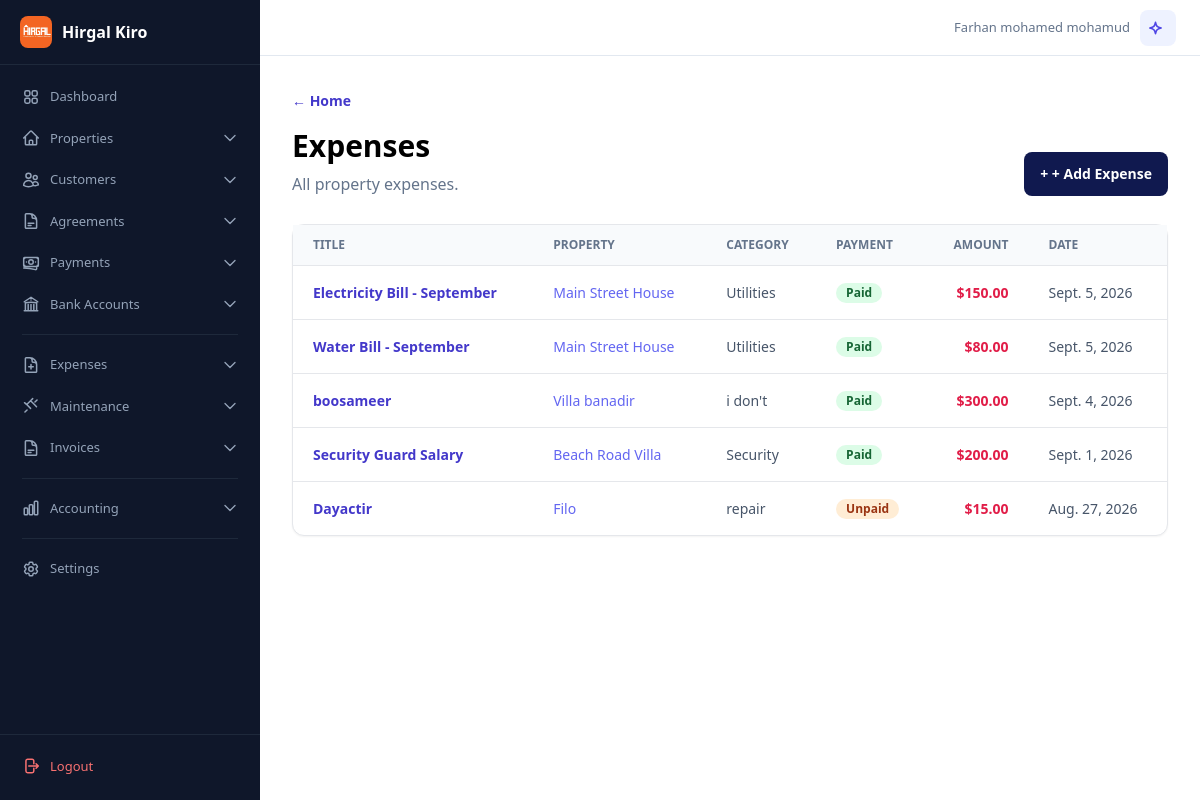
/kharashka/ (signed in), run on the app's committed database.
### accounts/models.py (models this page shows, shortened)
class User(AbstractBaseUser, PermissionsMixin):
    username = models.CharField(max_length=50, unique=True)
    phone_number = models.CharField(max_length=20, unique=True)
    full_name = models.CharField("Magaca oo buuxa", max_length=150)
    managed_account = models.ForeignKey(
        "self",
        on_delete=models.SET_NULL,
        null=True,
        blank=True,
        related_name="managed_users",
        verbose_name="Sii gelitaanka akoonka (Managed Account)",
        help_text="Dooro akoonka uu isticmaalahani maamulayo xogtiisa (Tusaale: Farxaan)."
    )
    is_active = models.BooleanField(default=True)
    is_approved = models.BooleanField("La ansixiyay", default=False)
    is_staff = models.BooleanField(default=False)
    can_use_chatbot = models.BooleanField("AI Chatbot", default=False, help_text="Ikhtiyaari: Ogolow isticmaalahan inuu isticmaalo AI Chatbot")
    date_joined = models.DateTimeField(auto_now_add=True)
    objects = UserManager()
    USERNAME_FIELD = "username"
    REQUIRED_FIELDS = ["phone_number", "full_name"]
    def get_data_owner(self):
        return self.managed_account if self.managed_account_id else self

### finance/models.py (models this page shows, shortened)
class GeneralExpense(models.Model):
    PAYMENT_STATUSES = [("unpaid", "Aan la bixin"), ("paid", "La bixiyay")]
    property = models.ForeignKey(Property, on_delete=models.CASCADE, related_name="general_expenses")
    title = models.CharField(max_length=150)
    category = models.CharField(max_length=50)
    amount = models.DecimalField(max_digits=10, decimal_places=2)
    expense_account = models.ForeignKey("accounting.Account", on_delete=models.SET_NULL, null=True, blank=True, related_name="general_expenses", limit_choices_to={"category": "expense"})
    bank_account = models.ForeignKey(BankAccount, on_delete=models.SET_NULL, null=True, blank=True, related_name="general_expenses")
    payment_status = models.CharField(max_length=10, choices=PAYMENT_STATUSES, default="unpaid")
    journal_entry = models.OneToOneField("accounting.JournalEntry", on_delete=models.SET_NULL, null=True, blank=True, related_name="general_expense_source")
    expense_date = models.DateField()
    notes = models.TextField(blank=True)

### properties/models.py (models this page shows, shortened)
class Property(models.Model):
    PROPERTY_TYPES = [("home", "Guri"), ("apartment", "Apartment"), ("commercial", "Ganacsi"), ("mixed", "Isku-dhafan")]
    RESIDENTIAL_STRUCTURES = [("villa", "Filo"), ("multi_floor", "Guri dabaq")]
    owner = models.ForeignKey(settings.AUTH_USER_MODEL, on_delete=models.CASCADE, related_name="properties")
    name = models.CharField("Magaca hantida", max_length=150)
    property_type = models.CharField(max_length=20, choices=PROPERTY_TYPES, default="home")
    residential_structure = models.CharField(max_length=20, choices=RESIDENTIAL_STRUCTURES, default="villa")
    location = models.CharField(max_length=200)
    total_rentable_spaces = models.PositiveIntegerField(default=1)
    electricity_account_no = models.CharField("Electricity account no.", max_length=50, blank=True)
    water_account_no = models.CharField("Water account no.", max_length=50, blank=True)
    cover_image = models.ImageField(upload_to="property_covers/", null=True, blank=True)
    description = models.TextField(blank=True)
    created_at = models.DateTimeField(auto_now_add=True)
    updated_at = models.DateTimeField(auto_now=True)

### web/views.py (the view)
# urls.py: path("kharashka/", GeneralExpenseListView.as_view(), name="web-expense-list"),
class GeneralExpenseListView(HomeView):
    template_name = "web/expense_list.html"
    def get_context_data(self, **kwargs):
        context = super().get_context_data(**kwargs)
        context["expenses"] = GeneralExpense.objects.filter(
            property__owner=self.request.user.get_data_owner()
        ).select_related("property", "expense_account").order_by("-expense_date")
        return context

### web/context_processors.py (called while the page is built)
def language_context(request):
    lang = request.GET.get("lang") or request.session.get("language", "en")
    if lang not in ("en", "so"):
        lang = "en"
    request.session["language"] = lang
    return {"current_language": lang}

### templates/web/expense_list.html (shortened to what this page needs)
{% extends "base.html" %}
{% block content %}
<section class="mb-7 flex items-end justify-between">
  <div>
    <a class="text-sm font-semibold text-indigo-700" href="{% url 'home' %}">← Home</a>
    <h1 class="mt-4 text-3xl font-bold">Expenses</h1>
    <p class="mt-2 text-slate-500">All property expenses.</p>
  </div>
  <a class="rounded-lg bg-ink px-4 py-3 text-sm font-bold text-white" href="{% url 'web-expense-create' %}">+ + Add Expense</a>
</section>
{% if expenses %}
<section class="rounded-xl border bg-white shadow-sm">
  <div class="overflow-x-auto">
    <table class="w-full text-left text-sm">
      <thead class="border-b bg-slate-50 text-xs font-semibold uppercase text-slate-500">
        <tr>
          <th class="px-5 py-3">Title</th>
          <th class="px-5 py-3">Property</th>
          <th class="px-5 py-3">Category</th>
          <th class="px-5 py-3">Payment</th>
          <th class="px-5 py-3 text-right">Amount</th>
          <th class="px-5 py-3">Date</th>
        </tr>
      </thead>
      <tbody class="divide-y">
        {% for expense in expenses %}
        <tr class="hover:bg-slate-50">
          <td class="px-5 py-4 font-semibold text-ink">
            <a href="{% url 'web-expense-detail' expense.pk %}" class="text-indigo-700 hover:underline">{{ expense.title }}</a>
          </td>
          <td class="px-5 py-4">
            <a href="{% url 'web-property-detail' expense.property.pk %}" class="text-indigo-500 hover:underline">{{ expense.property.name }}</a>
          </td>
          <td class="px-5 py-4 text-slate-600">{{ expense.category }}</td>
          <td class="px-5 py-4">
            {% if expense.payment_status == 'paid' %}
              <span class="inline-flex items-center rounded-full bg-green-100 px-2.5 py-0.5 text-xs font-semibold text-green-800">Paid</span>
            {% else %}
              <span class="inline-flex items-center rounded-full bg-orange-100 px-2.5 py-0.5 text-xs font-semibold text-orange-800">Unpaid</span>
            {% endif %}
          </td>
          <td class="px-5 py-4 text-right font-semibold text-rose-600">${{ expense.amount }}</td>
          <td class="px-5 py-4 text-slate-600">{{ expense.expense_date }}</td>
        </tr>
        {% endfor %}
      </tbody>
    </table>
  </div>
</section>
{% else %}
<div class="rounded-xl border border-dashed bg-white p-10 text-center">
  <p class="font-semibold text-slate-700">No expenses yet.</p>
  <p class="mt-2 text-sm text-slate-500">Record an expense for your property.</p>
</div>
{% endif %}
{% endblock %}

### templates/base.html (shortened to what this page needs)
{% load static %}
<!doctype html>
<html lang="en">
<head>
    <script src="https://cdn.tailwindcss.com"></script>
</head>
<body>
    <div class="app-layout">
        {% if user.is_authenticated %}
        {% include "includes/sidebar.html" %}
        {% endif %}
        <div class="main-content"{% if not user.is_authenticated %} style="margin-left: 0"{% endif %}>
            {% if user.is_authenticated %}
            <div class="topbar no-print">
                <div class="topbar-right">
                    <span class="topbar-user">{{ request.user.full_name|default:request.user.username }}</span>
                    <a href="{% url 'web-chatbot' %}" class="rounded-lg bg-indigo-50 p-2 text-indigo-600 hover:bg-indigo-100" title="AI Assistant">
                    </a>
                </div>
            </div>
            {% endif %}
            <div class="p-4 md:p-6 lg:p-8">{% block content %}{% endblock %}</div>
        </div>
    </div>
</body>
</html>

### templates/base.html (style rules this page uses)
.app-layout { display: flex; min-height: 100vh; }
.main-content { flex: 1; margin-left: 260px; min-height: 100vh; }
.topbar { display: flex; align-items: center; justify-content: space-between; height: 56px; padding: 0 24px; background: white; border-bottom: 1px solid #e2e8f0; position: sticky; top: 0; z-index: 30; }
.topbar-right { display: flex; align-items: center; gap: 10px; }
.topbar-user { font-size: 13px; color: #64748b; font-weight: 500; }

### data on the page
User: user.full_name "Farhan mohamed mohamud"
GeneralExpense: title "Electricity Bill - September", property.name "Main Street House", category "Utilities", payment_status "Paid", amount "150.00", expense_date "Sept. 5, 2026"
GeneralExpense: title "Water Bill - September", property.name "Main Street House", category "Utilities", payment_status "Paid", amount "80.00", expense_date "Sept. 5, 2026"
GeneralExpense: title "boosameer", property.name "Villa banadir", category "i don't", payment_status "Paid", amount "300.00", expense_date "Sept. 4, 2026"
GeneralExpense: title "Security Guard Salary", property.name "Beach Road Villa", category "Security", payment_status "Paid", amount "200.00", expense_date "Sept. 1, 2026"
GeneralExpense: title "Dayactir", property.name "Filo", category "repair", payment_status "Unpaid", amount "15.00", expense_date "Aug. 27, 2026"
